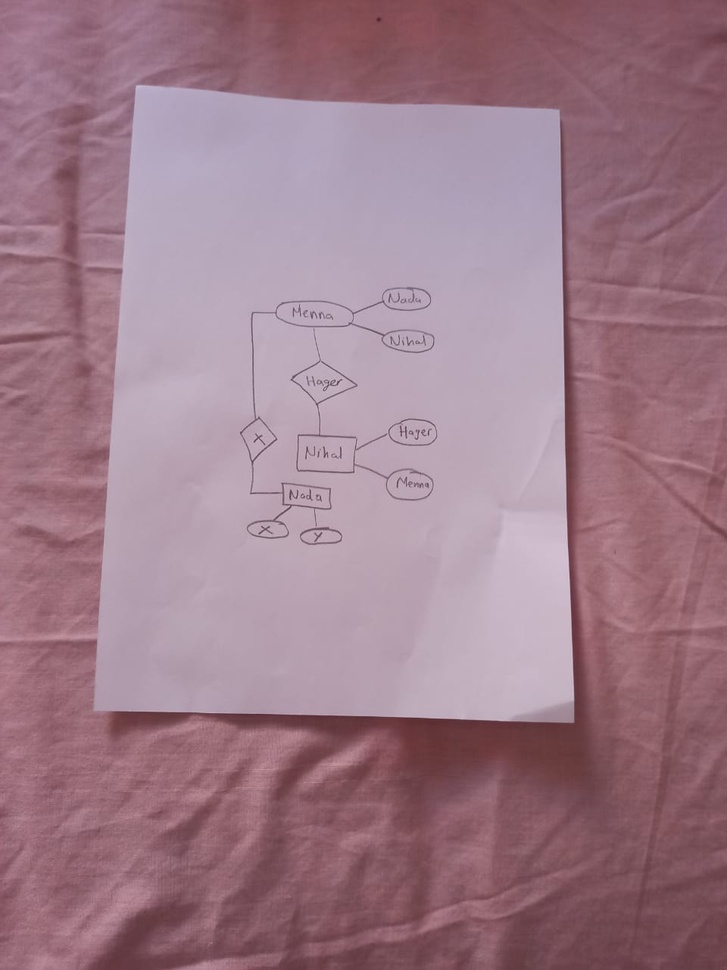
#> input picture src/ImageProcessing/input/10.jpeg, 727 x 970 px, shrunk from 960 x 1280 before the run
$ python -i preprocessing.py   (imports and definitions only)   (older library calls are emulated)
#> lines starting #> are read from the running program, lines starting #| are printed output that depends on the picture
from skimage.filters import threshold_yen
import numpy as np
import cv2

# [92 lines left out: functions OrderPoints, TransformPrespective, GetMaxContour, warpedPrespective, not called in this run]

def RemoveShadow(img_gray,debug=False):
    #remove noise and writting on paper to leave out onlu the illumination
    dilated_img = cv2.dilate(img_gray, np.ones((7,7), np.uint8))
    blurred_img = cv2.medianBlur(dilated_img, 21)
    #remove any dark lighning aka shadow
    diff_img = 255 - cv2.absdiff(img_gray, blurred_img)
    norm_img = diff_img.copy()
    #normalization and word sharpening
    cv2.normalize(diff_img, norm_img, alpha=0, beta=255, norm_type=cv2.NORM_MINMAX, dtype=cv2.CV_8UC1)
    _, thr_img = cv2.threshold(norm_img, 230, 0, cv2.THRESH_TRUNC)
    cv2.normalize(thr_img, thr_img, alpha=0, beta=255, norm_type=cv2.NORM_MINMAX, dtype=cv2.CV_8UC1)
    if(debug):
        cv2.imwrite("debugOutput/shadowOut.png",norm_img)
        cv2.imwrite("debugOutput/thres.png",thr_img)
    return thr_img

# [7 lines left out: function Binarize, not called in this run]

>>> import cv2
>>> picture = cv2.imread('input/10.jpeg', cv2.IMREAD_GRAYSCALE)
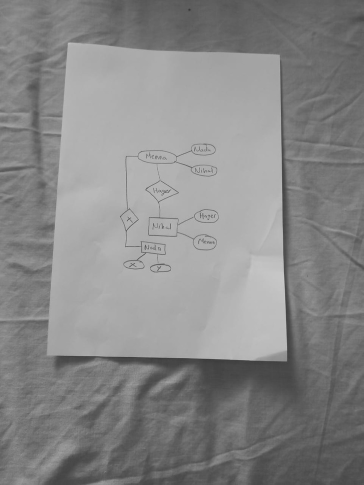
#> picture: shape (970, 727) (shown at 1/2 size); min 49, max 210, mean 135.1
>>> result = RemoveShadow(picture)
#> in RemoveShadow, `dilated_img = cv2.dilate(img_gray, np.ones((7,7), np.uint8))`:
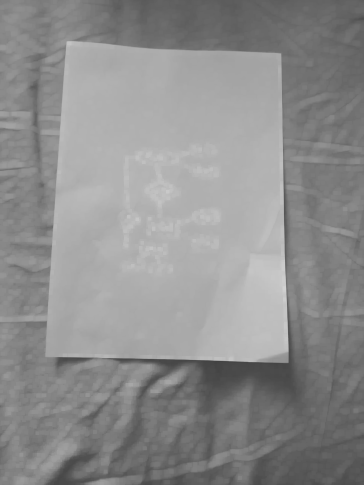
#> dilated_img: shape (970, 727) (shown at 1/2 size); min 65, max 210, mean 141.2
#> in RemoveShadow, `diff_img = 255 - cv2.absdiff(img_gray, blurred_img)`:
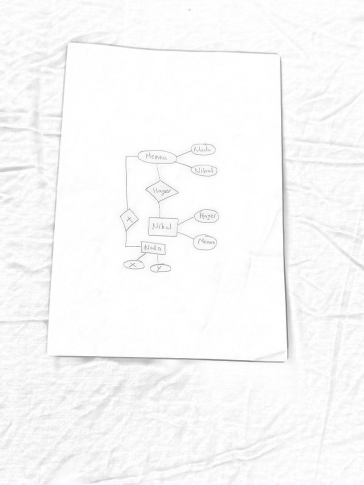
#> diff_img: shape (970, 727) (shown at 1/2 size); min 122, max 255, mean 248.6
#> in RemoveShadow, `cv2.normalize(diff_img, norm_img, alpha=0, beta=255, norm_type=cv2.NOR..`:
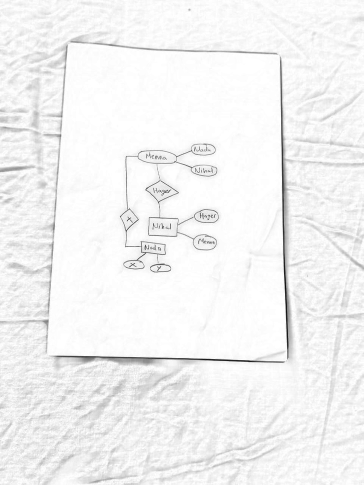
#> norm_img: shape (970, 727) (shown at 1/2 size); min 0, max 255, mean 242.7
#> in RemoveShadow, `_, thr_img = cv2.threshold(norm_img, 230, 0, cv2.THRESH_TRUNC)`:
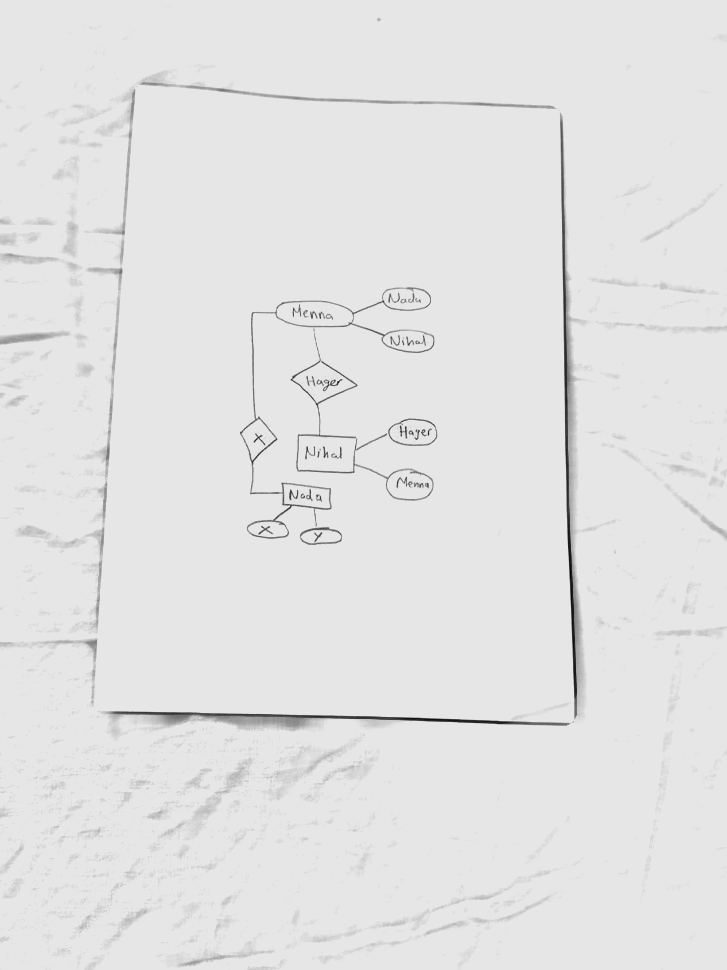
#> thr_img: shape (970, 727); min 0, max 230, mean 227
